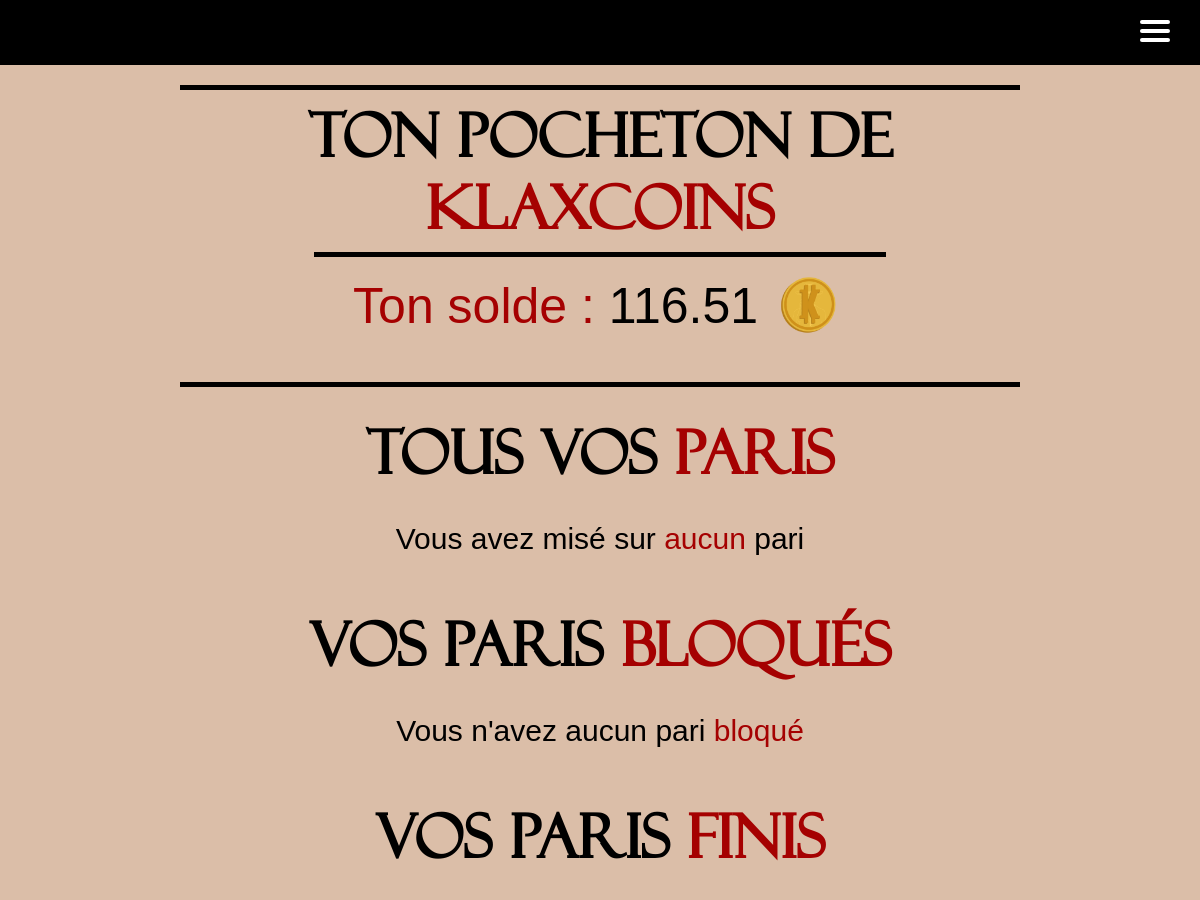
Before: /home_betKlax/myBets/ (signed in, upper part) with the older database file.
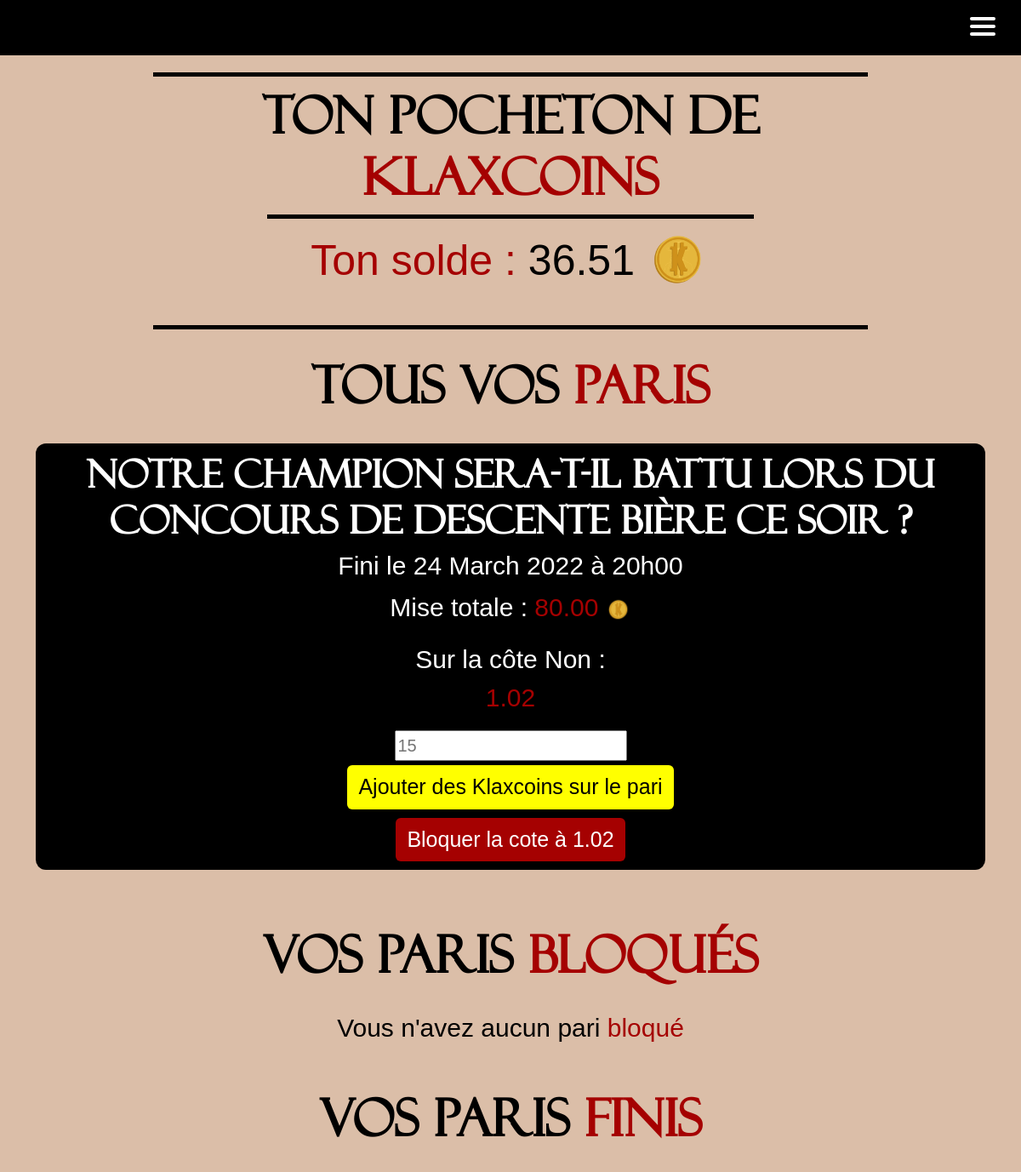
After: the same page with the newer database file.
### main_app/models.py (models this page shows)
class User(AbstractUser):
    id = models.AutoField(primary_key=True, unique=True)
    first_name = models.CharField(max_length=30)
    last_name = models.CharField(max_length=30)
    username = models.CharField(max_length=20, unique=True)
    email = models.EmailField(unique=True, default="@enssat.fr")
    SECTOR = (
        ('INFO', 'Informatique'),
        ('PHOT', 'Photonique'),
        ('SNUM', 'Systèmes numériques'),
        ('IMR', 'IMR')
    )
    sector = models.CharField(max_length=4, choices=SECTOR, blank=True, help_text='Donne moi ta filière bro')
    created = models.DateTimeField(auto_now_add=True)
    updated = models.DateTimeField(auto_now=True)
    klax_coins = models.DecimalField(max_digits=12, decimal_places=2, default=100.00)
    activate = models.BooleanField(default=False)
    from_list = models.BooleanField(default=False)
    USERNAME_FIELD = 'email'
    REQUIRED_FIELDS = ['username']

class StoreBets(models.Model):
    bet_id = models.ForeignKey('Bets', on_delete=models.CASCADE)
    user_id = models.ForeignKey('User', on_delete=models.CASCADE)
    RESULT = (
        ('W', 'Win'),
        ('L', 'Lose')
    )
    result = models.CharField(max_length=1, choices=RESULT, blank=True, help_text='Which result for the bet')
    gains = models.DecimalField(max_digits=12, decimal_places=2, default=1.00)
    created = models.DateTimeField(auto_now_add=True)
    bet_rate = models.DecimalField(max_digits=4, decimal_places=2, default=1.00)
    blocked_bet = models.BooleanField(default=False)
    closed_bet = models.BooleanField(default=False)
    final_result = models.CharField(max_length=1, choices=RESULT, blank=False)

class Bets(models.Model):
    id = models.AutoField(primary_key=True, unique=True)
    bet_name = models.CharField(max_length=256, unique=True)
    win_rate = models.DecimalField(max_digits=4, decimal_places=2, default=2.00)
    win_vote = models.IntegerField(default=0)
    win_gains = models.DecimalField(max_digits=12, decimal_places=2, default=1.00)
    win_name = models.CharField(max_length=128, null=False, default="Oui")
    lose_rate = models.DecimalField(max_digits=4, decimal_places=2, default=2.00)
    lose_vote = models.IntegerField(default=0)
    lose_gains = models.DecimalField(max_digits=12, decimal_places=2, default=1.00)
    lose_name = models.CharField(max_length=128, null=False, default="Non")
    created = models.DateTimeField(auto_now_add=True)
    ended = models.DateTimeField(help_text='YYYY-MM-DD HH:MM:SS')
    visible = models.BooleanField(default=False)
    closed_bet = models.BooleanField(default=False)
    RESULT = (
        ('W', 'Win'),
        ('L', 'Lose')
    )
    result = models.CharField(max_length=1, choices=RESULT, blank=False)

### main_app/views.py (the view)
# urls.py: path("home_betKlax/myBets/", views.myBets, name="myBets"),
def myBets(request):
    try:
        finalizedBets = StoreBets.objects.filter(user_id_id=request.user.id, blocked_bet=True, closed_bet=False)
    except User.DoesNotExist:
        finalizedBets = None
    try:
        mybets = StoreBets.objects.filter(user_id_id=request.user.id, blocked_bet=False, closed_bet=False)
    except StoreBets.DoesNotExist:
        mybets = None
    try:
        user = User.objects.get(pk=request.user.id)
    except User.DoesNotExist:
        user = None
    try:
        myEndedBets = StoreBets.objects.filter(user_id_id=request.user.id, blocked_bet=True, closed_bet=True)
    except StoreBets.DoesNotExist:
        myEndedBets = None
    if user is not None:
        return render(request, 'bets/myBetKlax.html',
                      {'mybets': mybets, 'finalizedBets': finalizedBets, 'user': user, 'myEndedBets': myEndedBets})

### templates/bets/myBetKlax.html (shortened to what this page needs)
{% extends 'main.html' %}
{% block content %}
{% load static %}
{% load bootstrap5 %}
{% bootstrap_css %}
{% include 'nav.html' %}
{% if user %}
    <div class="container-fluid" id="wallet">
        <h1>Ton pocheton de <span>Klaxcoins</span></h1>
          {% if user.klax_coins > 0 %}
              <div>
                  <p><span>Ton solde : </span>{{ user.klax_coins }} <img class="img-fluid" height="75" width="75" src="{% static 'klax_or.png' %}" alt=""/></p>
              </div>
          {% else %}
              <div>
                <p><span>Time to soudoyer</span> car là tu n'as aucun <span id="yellow-span">klaxcoin</span> à parier (tema la bete de phrase)</p>
              </div>
          {% endif %}
    </div>
    <div class="container" id="betklax-pages">
        <h1 style="text-align: center; margin-top:20px">Tous vos <span>paris</span></h1><br>
        {% if mybets %}
            {%  for bet in mybets %}
                <div class="div-du-bet">
                    <h3>{{ bet.bet_id.bet_name }}</h3>
                    <h5>Fini le {{bet.bet_id.ended | date:"d"}} {{bet.bet_id.ended  | date:"F"}} {{bet.bet_id.ended  | date:"o"}} à {{bet.bet_id.ended | date:"H"}}h{{bet.bet_id.ended | date:"i"}}</h5>
                    <p>Mise totale : <span>{{ bet.gains }}</span> <img class="img-fluid" height="30" width="30" src="{% static 'klax_or.png' %}" alt=""/></p>
                    {% if bet.result == 'W' %}
                            <p>Sur la côte {{ bet.bet_id.win_name }} : <br> <span>{{ bet.bet_id.win_rate }}</span> </p>
                    {% else %}
                            <p>Sur la côte {{ bet.bet_id.lose_name }} : <br>    <span>{{ bet.bet_id.lose_rate }}</span> </p>
                    {% endif %}
                    <label for="mise"></label><input style="font-size: 20px; font-family: 'samuel', sans-serif;" placeholder="15" type="number" id="mise{{ bet.bet_id.id }}">
                    <br>
                    <a class="btn btn--main" id="btn-href-{{ bet.bet_id.id }}" href="{% url "addGains" id_bet=bet.bet_id.id gains=0 %}" onclick="addGains(this.id)" style="font-size: 25px; font-family: 'samuel', sans-serif; color:black; background-color: yellow; margin-bottom:10px; margin-top: 5px">
                        Ajouter des Klaxcoins sur le pari
                    </a>
                    <br>
                    {% if bet.result == 'W' %}
                        <a class="btn btn--main" style="font-size: 25px; font-family: 'samuel', sans-serif; background-color:rgb(165, 1, 1); color:white" href="{% url "finalizeBet" id_bet=bet.bet_id.id %}" id="finalizeBet{{ bet.bet_id.id }}">
                            Bloquer la cote à {{ bet.bet_id.win_rate }}
                        </a>
                    {% else %}
                        <a class="btn btn--main" style="font-size: 25px; font-family: 'samuel', sans-serif; background-color:rgb(165, 1, 1); color:white" href="{% url "finalizeBet" id_bet=bet.bet_id.id %}" id="finalizeBet{{ bet.bet_id.id }}">
                            Bloquer la cote à {{ bet.bet_id.lose_rate }}
                        </a>
                    {% endif %}
                </div>
            {% endfor %}
        {% else %}
            <h5 style="text-align: center;">Vous avez misé sur <span>aucun</span> pari</h5>
        {% endif %}
        <br>
        <h1 style="text-align: center; margin-top:20px"> Vos paris <span>bloqués</span> </h1> <br>
        <div class="container">
            {% if finalizedBets %}
                {% for bet in finalizedBets %}
                    <div class="div-du-bet">
                        <h3>{{ bet.bet_id.bet_name }}</h3>
                        <h5>Fini le {{bet.bet_id.ended | date:"d"}} {{bet.bet_id.ended  | date:"F"}} {{bet.bet_id.ended  | date:"o"}} à {{bet.bet_id.ended | date:"H"}}h{{bet.bet_id.ended | date:"i"}}</h5>
                        <p>Mise totale : <span>{{ bet.gains }} </span> <img class="img-fluid" height="30" width="30" src="{% static 'klax_or.png' %}" alt=""/></p>
                        {% if bet.result == 'W' %}
                                <p>Sur la côte {{ bet.bet_id.win_name }} : <br> <span>{{ bet.bet_rate }}</span> </p>
                        {% else %}
                                <p>Sur la côte {{ bet.bet_id.lose_name }} : <br> <span>{{ bet.bet_rate }}</span> </p>
                        {% endif %}
                    </div>
                {% endfor %}
            {% else %}
                <h5 style="text-align: center;">Vous n'avez aucun pari <span>bloqué</span></h5>
            {% endif %}
        </div>
        <br>
        <h1 style="text-align: center; margin-top:20px"> Vos paris <span>finis</span> </h1> <br>
    </div>
{% endif %}
{% endblock %}

### templates/main.html (shortened to what this page needs)
<!DOCTYPE html>
{% load static %}
{% load bootstrap5 %}
<html>
{% bootstrap_css %}
<head>
    <link rel="stylesheet" href="{% static 'styles/style.css' %}" />
</head>
<body>
    {% block content %}
    {% endblock %}
</body>
</html>

### templates/nav.html (shortened to what this page needs)
{% extends 'main.html' %}
{% load static %}
{% block content %}
<nav class="nav">
  <div class="container">
      <span class="navTrigger">
          <i></i>
          <i></i>
          <i></i>
      </span>
  </div>
</nav>
{% endblock %}

### static/styles/style.css (style rules this page uses)
body { background-color: #dbbea8; color: black; }
* { cursor:url(https://i.ibb.co/2Whsx1h/klaxicon-5.png) 25 15, auto; }
#wallet { font-size: 60px; text-align: center; color: black; font-weight:normal; font-style:normal; padding-top: 10px; padding-bottom: 10px; margin: 20px auto 30px; width: 70%; border-top: 5px solid black; border-bottom: 5px solid black; }
#wallet h1 { font-size: 60px; text-align: center; font-family: 'Felixti', Arial, sans-serif; font-weight: bold; }
#wallet p { font-size: 50px; text-align: center; font-family: 'LinBiolinum', Arial, sans-serif; color: black; font-weight:normal; margin-bottom: 10px; font-style:normal; padding-top: 10px; padding-bottom: 10px; margin-left: auto; margin-right: auto; width: 70%; border-top: 5px solid black; }
#wallet span { color: rgb(165, 1, 1); }
#wallet img { margin-bottom: 10px; }
#betklax-pages { margin-top: 20px; }
#betklax-pages h1 { font-size: 60px; text-align: center; font-family: 'Felixti', Arial, sans-serif; font-weight: bold; }
#betklax-pages h3 { font-size: 45px; text-align: center; font-family: 'Felixti', Arial, sans-serif; font-weight: bold; }
#betklax-pages h5 { font-size: 30px; text-align: center; font-family: 'LinBiolinum', Arial, sans-serif; }
#betklax-pages p { font-size: 30px; text-align: center; font-family: 'LinBiolinum', sans-serif; }
#betklax-pages span { color: rgb(165, 1, 1); }
.div-du-bet { text-align: center; background-color: black; padding: 10px; border-radius: 12px; justify-content: center; margin-bottom: 20px; color:white; }
.div-du-bet h3 { font-size: 25px; }
.nav { width: 100%; height: 65px; position: relative; line-height: 65px; text-align: justify; font-family: 'Corleone', Arial, sans-serif; font-weight:normal; font-style:normal; background-color: #000000; }
.navTrigger { display: none; }
.nav { -webkit-transition: all 0.4s ease; transition: all 0.4s ease; }
@media screen and (max-width:1400px) { .navTrigger { display: block; } }
.navTrigger { cursor: pointer; width: 30px; height: 25px; margin: auto; position: absolute; right: 30px; top: 0; bottom: 0; }
.navTrigger i { background-color: #FFF; border-radius: 2px; content: ''; display: block; width: 100%; height: 4px; }
.navTrigger i:nth-child(1) { -webkit-animation: outT 0.8s backwards; animation: outT 0.8s backwards; -webkit-animation-direction: reverse; animation-direction: reverse; }
.navTrigger i:nth-child(2) { margin: 5px 0; -webkit-animation: outM 0.8s backwards; animation: outM 0.8s backwards; -webkit-animation-direction: reverse; animation-direction: reverse; }
.navTrigger i:nth-child(3) { -webkit-animation: outBtm 0.8s backwards; animation: outBtm 0.8s backwards; -webkit-animation-direction: reverse; animation-direction: reverse; }
a, a:hover, a:focus, a:active { text-decoration: none; color: inherit; }

Changed rows visible on the page:
changed User: klax_coins "116.51" → "36.51"
added StoreBets: bet_id.bet_name "Notre champion sera-t-il battu lors du concours de descente bière ce soir ?", bet_id.ended "24", bet_id.ended "March", bet_id.ended "2022", bet_id.ended "20", bet_id.ended "00", gains "80.00", bet_id.lose_name "Non", bet_id.lose_rate "1.02"
Other visible differences:
text no longer shown: "Vous avez misé sur aucun pari"
